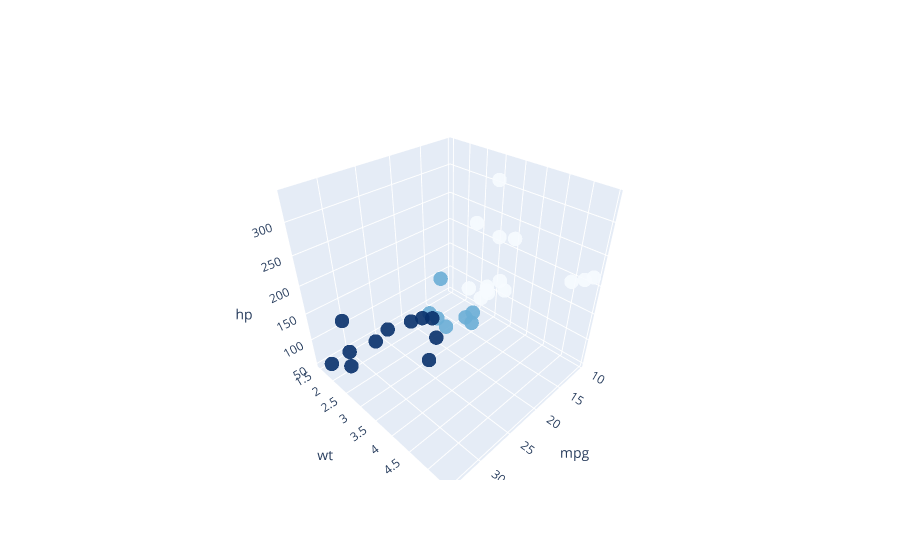

The notebook cell this image was saved under:
### Code cell
markercolor = data['cyl']
graph2 = go.Scatter3d(x=data['mpg'],
                    y=data['wt'],
                    z=data['hp'],
                    marker=dict(
                                color=markercolor,
                                opacity=0.9,
                                reversescale=True,
                                colorscale='Blues',
                                size=5),
                    line=dict (width=0.12),
                    mode='markers'
                    )
layout = go.Layout(scene=dict(xaxis=dict(title="mpg"),
                   yaxis=dict( title="wt"),
                   zaxis=dict(title='hp')),)
go.Figure(graph2, layout = layout).show()

### Figure 1 — Plotly figure (JSON) as saved in the notebook; plotly's stock layout.template omitted (floating-point values rounded to 4 significant figures)
{"data": [{"line": {"width": 0.12}, "marker": {"color": [6, 6, 4, 6, 8, 6, 8, 4, 4, 6, 6, 8, 8, 8, 8, 8, 8, 4, 4, 4, 4, 8, 8, 8, 8, 4, 4, 4, 8, 6, 8, 4], "colorscale": [[0, "rgb(247,251,255)"], [0.125, "rgb(222,235,247)"], [0.25, "rgb(198,219,239)"], [0.375, "rgb(158,202,225)"], [0.5, "rgb(107,174,214)"], [0.625, "rgb(66,146,198)"], [0.75, "rgb(33,113,181)"], [0.875, "rgb(8,81,156)"], [1, "rgb(8,48,107)"]], "opacity": 0.9, "reversescale": true, "size": 5}, "mode": "markers", "type": "scatter3d", "x": [21, 21, 22.8, 21.4, 18.7, 18.1, 14.3, 24.4, 22.8, 19.2, 17.8, 16.4, 17.3, 15.2, 10.4, 10.4, 14.7, 32.4, 30.4, 33.9, 21.5, 15.5, 15.2, 13.3, 19.2, 27.3, 26, 30.4, 15.8, 19.7, 15, 21.4], "y": [2.62, 2.875, 2.32, 3.215, 3.44, 3.46, 3.57, 3.19, 3.15, 3.44, 3.44, 4.07, 3.73, 3.78, 5.25, 5.424, 5.345, 2.2, 1.615, 1.835, 2.465, 3.52, 3.435, 3.84, 3.845, 1.935, 2.14, 1.513, 3.17, 2.77, 3.57, 2.78], "z": [110, 110, 93, 110, 175, 105, 245, 62, 95, 123, 123, 180, 180, 180, 205, 215, 230, 66, 52, 65, 97, 150, 150, 245, 175, 66, 91, 113, 264, 175, 335, 109]}], "layout": {"scene": {"xaxis": {"title": {"text": "mpg"}}, "yaxis": {"title": {"text": "wt"}}, "zaxis": {"title": {"text": "hp"}}}}}
